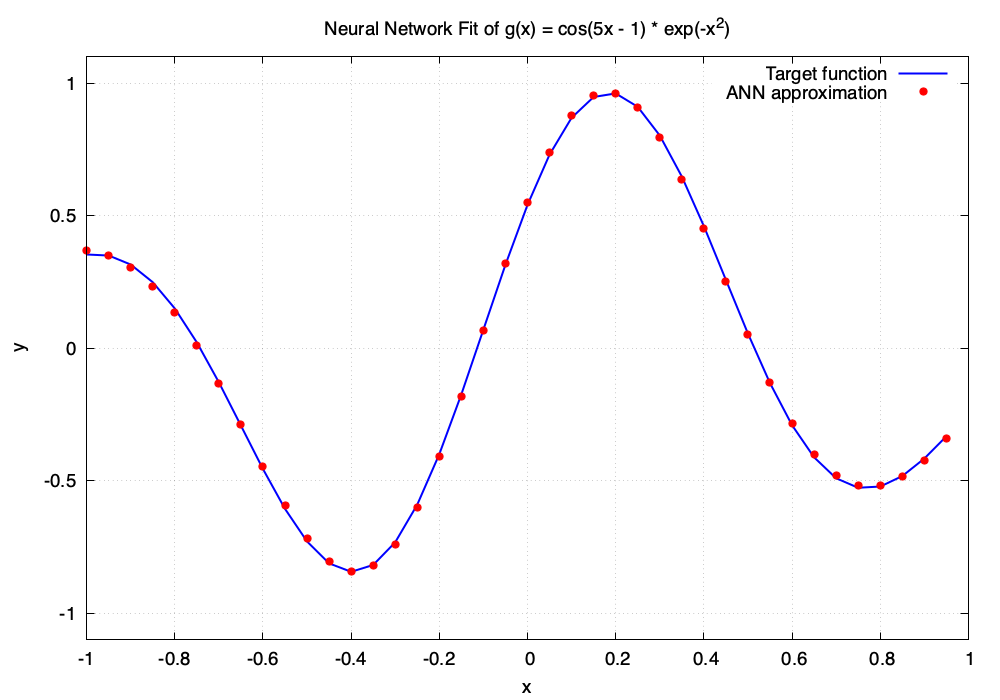

This figure's gnuplot source:
set terminal pngcairo size 1000,700 enhanced font 'Helvetica,14'
set output 'plot.png'

set title "Neural Network Fit of g(x) = cos(5x - 1) * exp(-x^2)"
set xlabel "x"
set ylabel "y"
set grid
set key right top
set yrange [-1.1:1.1]

plot \
    'true.txt' using 1:2 with lines lw 2 lc rgb "blue" title 'Target function', \
    'ann.txt'  using 1:2 with points pt 7 ps 1.2 lc rgb "red" title 'ANN approximation'
